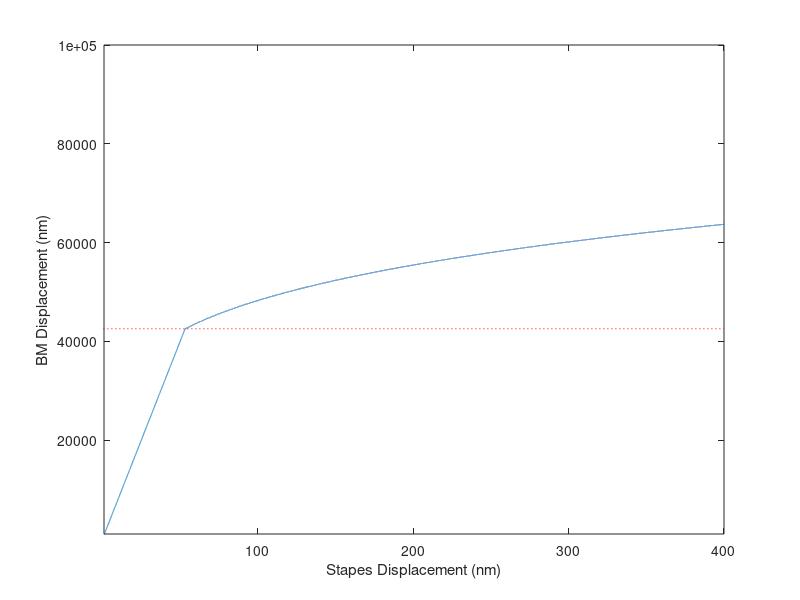
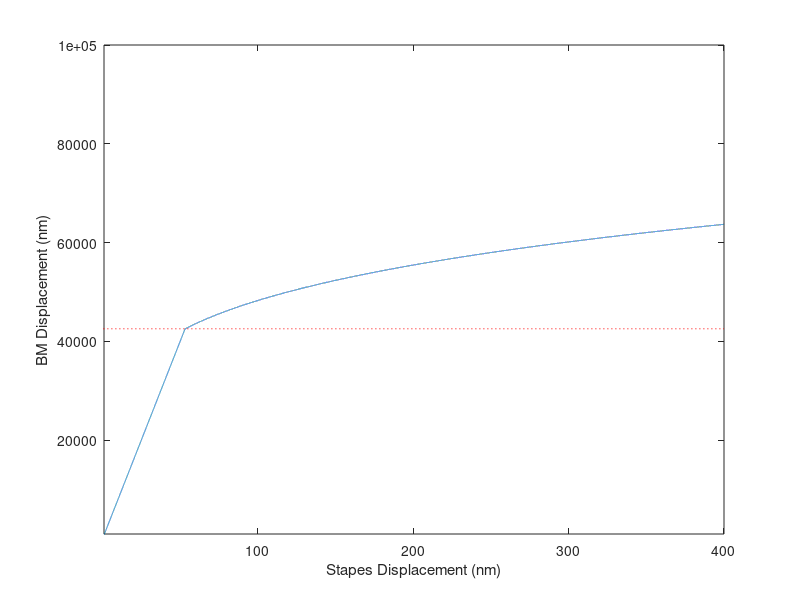
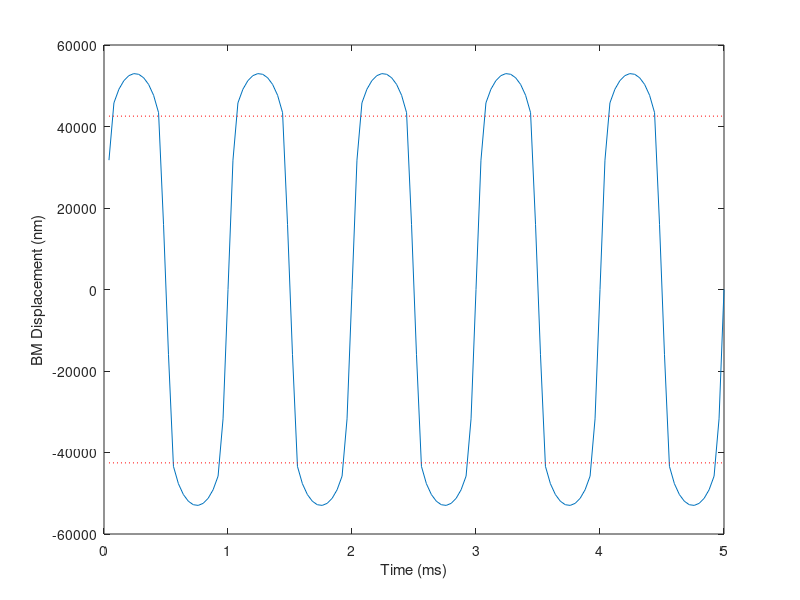

The MATLAB script that drew these images, in order:
function cmp_ThresholdDEMO

clc; close all

a = 10000;
b = 8e-6; %here for legacy reasons to calculate a reasonable BM cmp threshold
c = 0.2;
MOC = 0.08; %Fraction between 0 and 1


% These are not used - only here to display thresholds based on old
% parameters
cmpS  =     10^((1/(1-c))* log10(b/a)) % (Stapes vel)
cmpBM = a * 10^((1/(1-c))* log10(b/a)) % (BM displacement)

% First test is to make an I/O function
xOrig = 0:1e-14:400e-12;
x = xOrig*MOC;

%using old method
y= x.* a;  % linear section.
% compress parts of the signal above the compression threshold
abs_x = abs(x);
idx=find(abs_x>cmpS);
if ~isempty(idx)>0
    y(idx)=sign(y(idx)).* (b*abs_x(idx).^c);
end

figure;  plot(xOrig*1e12, y*1e12); ylim([1000 10e4]); xlim([1e-12 max(xOrig)]*1e12)
hold on; plot(xOrig([1 end])*1e12, [cmpBM cmpBM]*1e12, ':r')
xlabel('Stapes Displacement (nm)'); ylabel('BM Displacement (nm)')

% Using new method
CtBM = 4.2546e-008; %Compression threshold in units of basilar membrane disp
% CtBM = 8.0000e-008;
% CtBM = cmpBM;
y = NewNonLinFunc(x,a,c,CtBM);

figure;  plot(xOrig*1e12, y*1e12); ylim([1000 10e4]); xlim([1e-12 max(xOrig)]*1e12)
hold on; plot(xOrig([1 end])*1e12, [CtBM CtBM]*1e12, ':r')
xlabel('Stapes Displacement (nm)'); ylabel('BM Displacement (nm)')


%NOw quickly test with a sine wave that peaks above BM compression thresh
dt = 1/25e3;
tAxis = dt:dt:0.005;
x = 3 * CtBM/a * sin(2*pi*1000*tAxis);
y = NewNonLinFunc(x,a,c,CtBM);
figure;  plot(1000*tAxis, y*1e12);
hold on; plot(1000*tAxis([1 end]), [CtBM CtBM]*1e12, ':r')
hold on; plot(1000*tAxis([1 end]), -[CtBM CtBM]*1e12, ':r')
xlabel('Time (ms)'); ylabel('BM Displacement (nm)')


function y = NewNonLinFunc(x,a,c,CtBM)
CtS  = CtBM/a;      %Compression threshold in units of stapes disp
y = zeros(size(x));
abs_x = abs(x);
y(abs_x<CtS)   = a * x(abs_x<CtS);
y(abs_x>=CtS)  = sign(x(abs_x>=CtS)) * a * CtS .* exp(   c * log(  abs_x(abs_x>=CtS)/CtS  )   );
